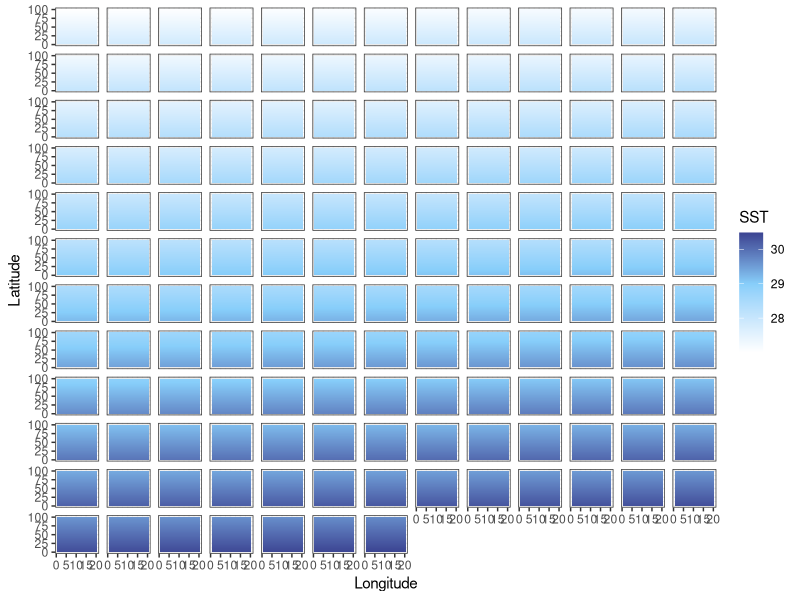
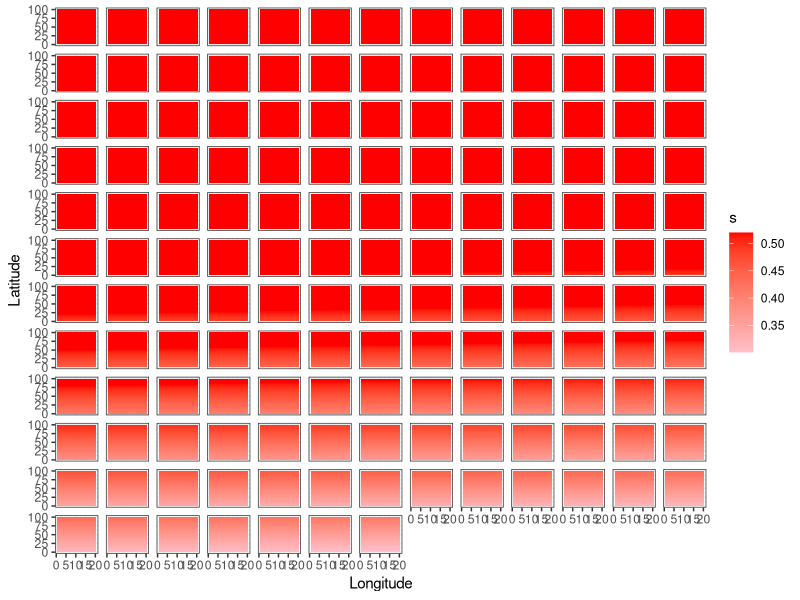
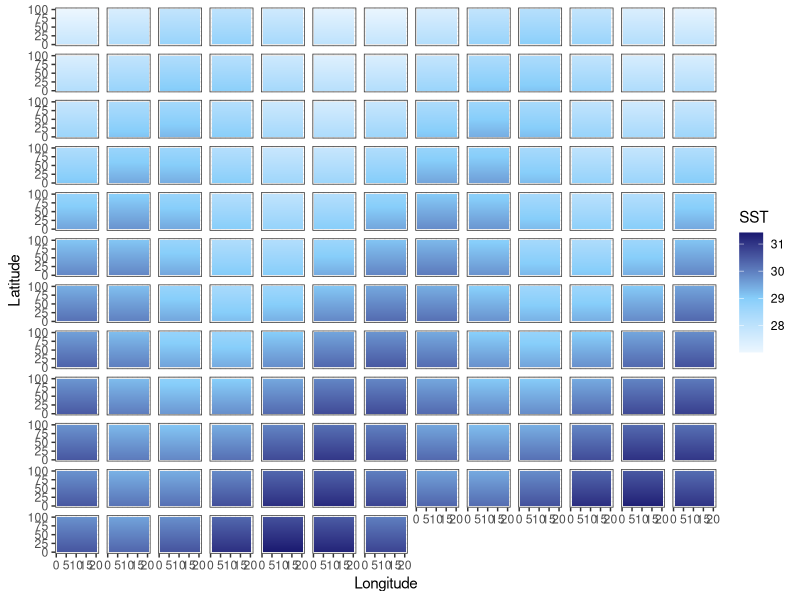
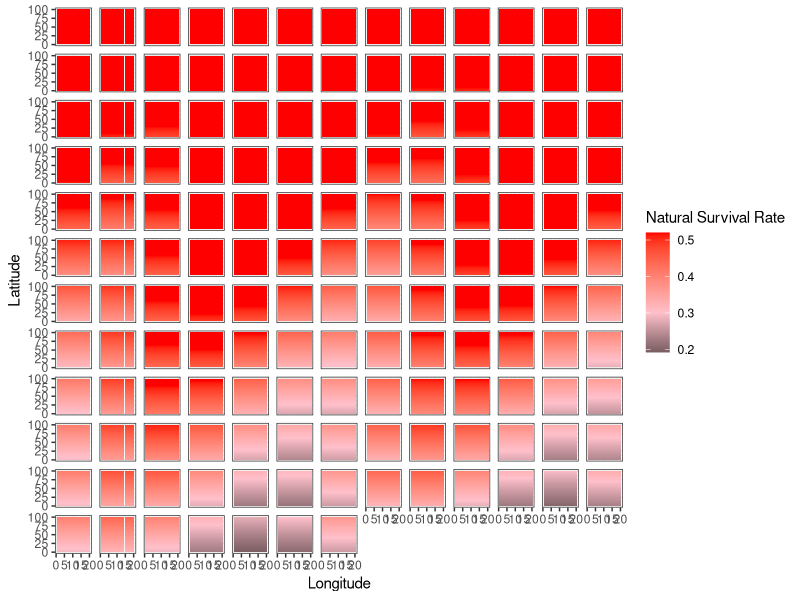
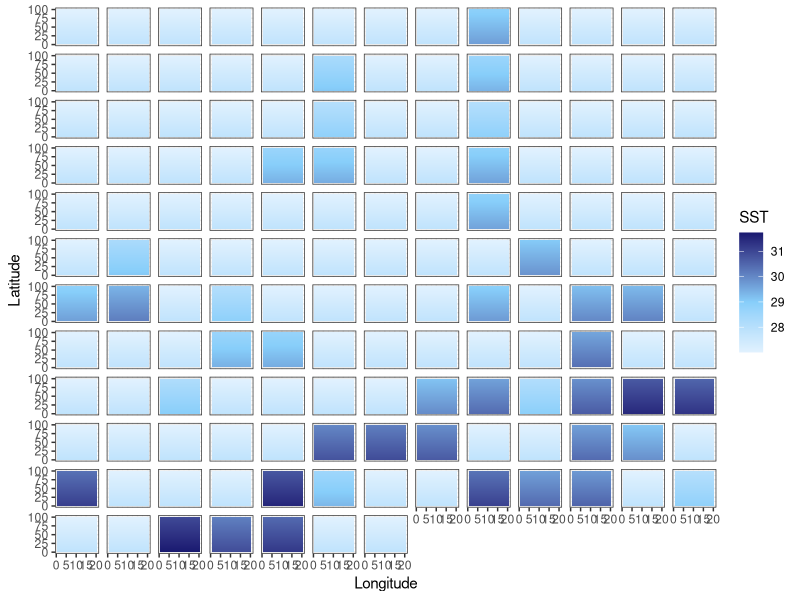
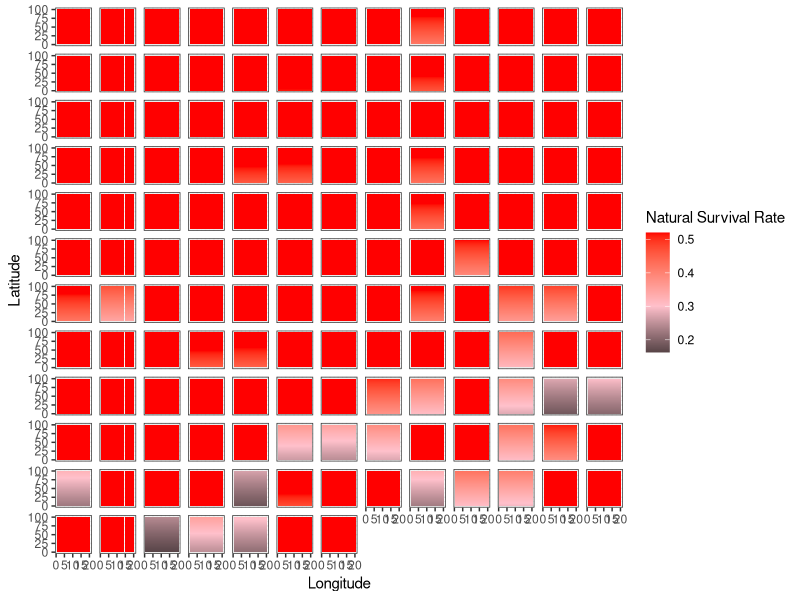

Here is the R script that generated these plots, in order:
library(tidyverse)
library(here)

addTaskCallback(function(...) {set.seed(42);TRUE})
options(warn=-1)

years = 150
NS.patches = 100
EW.patches = 20
opt.temp = 25

calc_temp_mortality <- function(SST, opt.temp, temp.range, s) {
  nat.m = array(0, c(nrow(SST), ncol(SST)))
  m = 1 - exp((-(SST[,] - opt.temp)^2)/(temp.range^2)) # temperature based mortality function from Walsworth et al.
  m = 1 - m
  nat.m = ifelse(m > s, s, m)
  return(nat.m)
}

# 0.3678794 29
# 0.2096114 30
# 0.1053992 31
# 0.0467706 32
# 0.0183156 33


### UNCOMMENT FOR CONSTANT MEAN SHIFT SST
SST.patches.mean <- array(0, c(NS.patches, EW.patches, years))
start_SST = (opt.temp + 2) + NS.patches*0.008

for (i in 1:years) {
  SST = start_SST
  for (lat in 1:NS.patches) {
    SST.patches.mean[lat,,i] = SST
    SST = SST - 0.008
  }
  start_SST = start_SST + 0.018
}

### UNCOMMENT FOR ENSO VARIABLE MEAN SST
SST.patches.enso <- array(0, c(NS.patches, EW.patches, years))
start_SST = (opt.temp + 2) + NS.patches*0.008

t=seq(1,years,1)
enso.value = 0.5*sin(t) + 0.018

for (i in 1:years) {
  SST = start_SST
  for (lat in 1:NS.patches) {
    SST.patches.enso[lat,,i] = SST
    SST = SST - 0.008
  }
  start_SST = start_SST + enso.value[i]
}

### UNCOMMENT FOR SHOCK SST CHANGES
SST.patches.shock <- array(0, c(NS.patches, EW.patches, years))
start_SST = (opt.temp + 2) + NS.patches*0.008

for (i in 1:years) {
  heat_prob = runif(1, 0, 1)
  if ((i < 75 & heat_prob < 0.1) | (i >= 75 & heat_prob < 0.35)) {
    intensity <- runif(1, 1, ifelse(i < 75, 2, 4))
    SST = start_SST + intensity
  } else {
    SST = start_SST
  }
  for (lat in 1:NS.patches) {
    SST.patches.shock[lat,,i] = SST
    SST = SST - 0.008
  }
}

output_df_mean = data.frame() #create dataframe to hold results
output_df_enso = data.frame()
output_df_shock = data.frame()


# Mean --------------------------------------------------------------------

for(b in 1:years) {
  SSTdf_mean = SST.patches.mean[,,b] %>% 
    as.data.frame() 
  
  SSTdf_mean$lat = c(1:NS.patches)
  SSTdf_mean$year = paste0(b)
  
  output_df_mean = bind_rows(output_df_mean, SSTdf_mean)
}

SSTdf_mean = output_df_mean %>% 
  pivot_longer(V1:V20,
               names_to = "lon",
               values_to = "sst") %>% 
  mutate(lon = case_when(
    lon == "V1" ~ 1,
    lon == "V2" ~ 2,
    lon == "V3" ~ 3,
    lon == "V4" ~ 4,
    lon == "V5" ~ 5,
    lon == "V6" ~ 6,
    lon == "V7" ~ 7,
    lon == "V8" ~ 8,
    lon == "V9" ~ 9,
    lon == "V10" ~ 10,
    lon == "V11" ~ 11,
    lon == "V12" ~ 12,
    lon == "V13" ~ 13,
    lon == "V14" ~ 14,
    lon == "V15" ~ 15,
    lon == "V16" ~ 16,
    lon == "V17" ~ 17,
    lon == "V18" ~ 18,
    lon == "V19" ~ 19,
    lon == "V20" ~ 20
    )) %>% 
  mutate(year = as.numeric(year))

mt = ggplot(SSTdf_mean, aes(lon, lat, fill = sst)) +
  geom_tile() +
  labs(x = "Longitude", y = "Latitude", fill = "SST") +
  theme_bw() +
  scale_fill_gradient2(low = "white", high = "midnightblue", mid = "lightskyblue", midpoint = 29) +
  facet_wrap(~year) + 
  theme(
    strip.background = element_blank(),
    strip.text.x = element_blank())

SSTdf_mean = SSTdf_mean %>% 
  mutate(mortality = 1 - (1 - exp((-(sst - 25)^2)/(5^2)))) %>% 
  mutate(survival = ifelse(mortality > 0.52, 0.52, mortality))

mm = ggplot(SSTdf_mean, aes(lon, lat, fill = survival)) +
  geom_tile() +
  labs(x = "Longitude", y = "Latitude", fill = "s") +
  theme_bw() +
  scale_fill_gradient2(low = "black", high = "red", mid = "pink", midpoint = .3) +
  facet_wrap(~year) + 
  theme(
    strip.background = element_blank(),
    strip.text.x = element_blank())

# ENSO --------------------------------------------------------------------

for(b in 1:years) {
  SSTdf_enso = SST.patches.enso[,,b] %>% 
    as.data.frame() 
  
  SSTdf_enso$lat = c(1:NS.patches)
  SSTdf_enso$year = paste0(b)
  
  output_df_enso = bind_rows(output_df_enso, SSTdf_enso)
}

SSTdf_enso = output_df_enso %>% 
  pivot_longer(V1:V20,
               names_to = "lon",
               values_to = "sst") %>% 
  mutate(lon = case_when(
    lon == "V1" ~ 1,
    lon == "V2" ~ 2,
    lon == "V3" ~ 3,
    lon == "V4" ~ 4,
    lon == "V5" ~ 5,
    lon == "V6" ~ 6,
    lon == "V7" ~ 7,
    lon == "V8" ~ 8,
    lon == "V9" ~ 9,
    lon == "V10" ~ 10,
    lon == "V11" ~ 11,
    lon == "V12" ~ 12,
    lon == "V13" ~ 13,
    lon == "V14" ~ 14,
    lon == "V15" ~ 15,
    lon == "V16" ~ 16,
    lon == "V17" ~ 17,
    lon == "V18" ~ 18,
    lon == "V19" ~ 19,
    lon == "V20" ~ 20
  )) %>% 
  mutate(year = as.numeric(year))

et = ggplot(SSTdf_enso, aes(lon, lat, fill = sst)) +
  geom_tile() +
  labs(x = "Longitude", y = "Latitude", fill = "SST") +
  theme_bw() +
  scale_fill_gradient2(low = "white", high = "midnightblue", mid = "lightskyblue", midpoint = 29) +
  facet_wrap(~year) + 
  theme(
    strip.background = element_blank(),
    strip.text.x = element_blank())

SSTdf_enso = SSTdf_enso %>% 
  mutate(mortality = 1 - (1 - exp((-(sst - 25)^2)/(5^2)))) %>% 
  mutate(survival = ifelse(mortality > 0.52, 0.52, mortality))

em = ggplot(SSTdf_enso, aes(lon, lat, fill = survival)) +
  geom_tile() +
  labs(x = "Longitude", y = "Latitude", fill = "Natural Survival Rate") +
  theme_bw() +
  scale_fill_gradient2(low = "black", high = "red", mid = "pink", midpoint = .3) +
  facet_wrap(~year) + 
  theme(
    strip.background = element_blank(),
    strip.text.x = element_blank())

# shock -------------------------------------------------------------------

for(b in 1:years) {
  SSTdf_shock = SST.patches.shock[,,b] %>% 
    as.data.frame() 
  
  SSTdf_shock$lat = c(1:NS.patches)
  SSTdf_shock$year = paste0(b)
  
  output_df_shock = bind_rows(output_df_shock, SSTdf_shock)
}

SSTdf_shock = output_df_shock %>% 
  pivot_longer(V1:V20,
               names_to = "lon",
               values_to = "sst") %>% 
  mutate(lon = case_when(
    lon == "V1" ~ 1,
    lon == "V2" ~ 2,
    lon == "V3" ~ 3,
    lon == "V4" ~ 4,
    lon == "V5" ~ 5,
    lon == "V6" ~ 6,
    lon == "V7" ~ 7,
    lon == "V8" ~ 8,
    lon == "V9" ~ 9,
    lon == "V10" ~ 10,
    lon == "V11" ~ 11,
    lon == "V12" ~ 12,
    lon == "V13" ~ 13,
    lon == "V14" ~ 14,
    lon == "V15" ~ 15,
    lon == "V16" ~ 16,
    lon == "V17" ~ 17,
    lon == "V18" ~ 18,
    lon == "V19" ~ 19,
    lon == "V20" ~ 20
  )) %>% 
  mutate(year = as.numeric(year))

st = ggplot(SSTdf_shock, aes(lon, lat, fill = sst)) +
  geom_tile() +
  labs(x = "Longitude", y = "Latitude", fill = "SST") +
  theme_bw() +
  scale_fill_gradient2(low = "white", high = "midnightblue", mid = "lightskyblue", midpoint = 29) +
  facet_wrap(~year) + 
  theme(
    strip.background = element_blank(),
    strip.text.x = element_blank())

SSTdf_shock = SSTdf_shock %>% 
  mutate(mortality = 1 - (1 - exp((-(sst - 25)^2)/(5^2)))) %>% 
  mutate(survival = ifelse(mortality > 0.52, 0.52, mortality))

sm = ggplot(SSTdf_shock, aes(lon, lat, fill = survival)) +
  geom_tile() +
  labs(x = "Longitude", y = "Latitude", fill = "Natural Survival Rate") +
  theme_bw() +
  scale_fill_gradient2(low = "black", high = "red", mid = "pink", midpoint = .3) +
  facet_wrap(~year) + 
  theme(
    strip.background = element_blank(),
    strip.text.x = element_blank())

ggsave(mt, file=paste0("mean_temp.pdf"), path = here("figs", "climate"), height = 10, width = 15)
ggsave(mm, file=paste0("mean_mortality.pdf"), path = here("figs", "climate"), height = 10, width = 15)
ggsave(et, file=paste0("enso_temp.pdf"), path = here("figs", "climate"), height = 10, width = 15)
ggsave(em, file=paste0("enso_mortality.pdf"), path = here("figs", "climate"), height = 10, width = 15)
ggsave(st, file=paste0("shock_temp.pdf"), path = here("figs", "climate"), height = 10, width = 15)
ggsave(sm, file=paste0("shock_mortality.pdf"), path = here("figs", "climate"), height = 10, width = 15)
